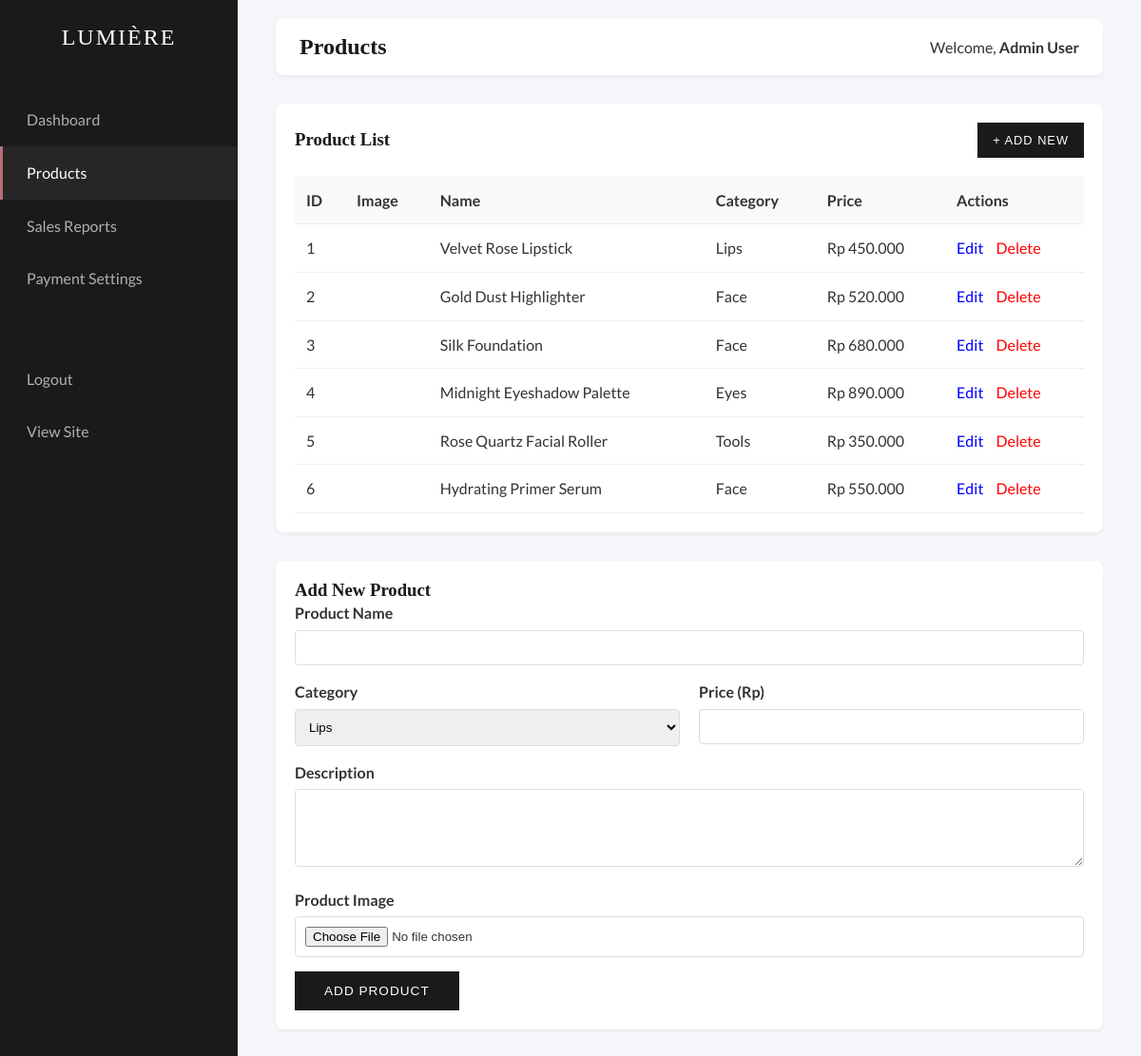
/admin/products.php (signed in), run on the app's committed database.
### tables this page shows
CREATE TABLE IF NOT EXISTS `products` (
  `id` int(11) NOT NULL AUTO_INCREMENT,
  `name` varchar(255) NOT NULL,
  `price` int(11) NOT NULL,
  `image` varchar(255) DEFAULT NULL,
  `category` varchar(50) DEFAULT NULL,
  `description` text,
  PRIMARY KEY (`id`)
);

### config/data.php (called while the page is built, shortened)
<?php
$host = 'localhost';
$dbname = 'lumiere_makeup';
$username = 'root';
$password = '';
try {
    $pdo = new PDO("mysql:host=$host;dbname=$dbname", $username, $password);
    $pdo->setAttribute(PDO::ATTR_ERRMODE, PDO::ERRMODE_EXCEPTION);
    $pdo->setAttribute(PDO::ATTR_DEFAULT_FETCH_MODE, PDO::FETCH_ASSOC);
} catch (PDOException $e) {
    die("Connection failed: " . $e->getMessage() . "<br>Please import database.sql into phpMyAdmin.");
}
function get_products() {
    global $pdo;
    $stmt = $pdo->query("SELECT * FROM products");
    return $stmt->fetchAll();
}
$products = get_products();
?>

### admin/products.php (the view, shortened to what this page needs)
<?php
include 'layout/header.php';
$edit_product = null;
?>
<div class="card">
    <div style="display:flex; justify-content:space-between; align-items:center; margin-bottom: 20px;">
        <h3>Product List</h3>
        <button onclick="document.getElementById('productForm').scrollIntoView({behavior: 'smooth'}); resetForm();" class="btn" style="padding: 10px 15px; font-size: 0.8rem;">+ Add New</button>
    </div>
    <table class="table">
        <thead>
            <tr>
                <th>ID</th>
                <th>Image</th>
                <th>Name</th>
                <th>Category</th>
                <th>Price</th>
                <th>Actions</th>
            </tr>
        </thead>
        <tbody>
            <?php foreach (get_products() as $p): ?>
            <tr>
                <td><?php echo $p['id']; ?></td>
                <td><img src="../<?php echo $p['image']; ?>" style="width: 50px; height: 50px; object-fit: cover;" onerror="this.style.display='none'"></td>
                <td><?php echo $p['name']; ?></td>
                <td><?php echo $p['category']; ?></td>
                <td>Rp <?php echo number_format($p['price'], 0, ',', '.'); ?></td>
                <td>
                    <a href="products.php?action=edit&id=<?php echo $p['id']; ?>" style="color: blue; margin-right: 10px;">Edit</a>
                    <a href="products.php?action=delete&id=<?php echo $p['id']; ?>" style="color: red;" onclick="return confirm('Are you sure?')">Delete</a>
                </td>
            </tr>
            <?php endforeach; ?>
        </tbody>
    </table>
</div>
<div class="card" id="productForm" style="margin-top: 30px;">
    <h3><?php echo $edit_product ? 'Edit Product' : 'Add New Product'; ?></h3>
    <form method="POST" enctype="multipart/form-data">
        <div class="form-group">
            <label>Product Name</label>
            <input type="text" name="name" class="form-control" required value="<?php echo $edit_product['name'] ?? ''; ?>">
        </div>
        <div style="display: flex; gap: 20px;">
            <div class="form-group" style="flex: 1;">
                <label>Category</label>
                <select name="category" class="form-control">
                    <option value="Lips" <?php echo ($edit_product['category'] ?? '') == 'Lips' ? 'selected' : ''; ?>>Lips</option>
                </select>
            </div>
            <div class="form-group" style="flex: 1;">
                <label>Price (Rp)</label>
                <input type="number" name="price" class="form-control" required value="<?php echo $edit_product['price'] ?? ''; ?>">
            </div>
        </div>
        <div class="form-group">
            <label>Description</label>
            <textarea name="description" class="form-control" rows="4"><?php echo $edit_product['description'] ?? ''; ?></textarea>
        </div>
        <div class="form-group">
            <label>Product Image</label>
            <input type="file" name="image" class="form-control" accept="image/*">
        </div>
        <button type="submit" class="btn"><?php echo $edit_product ? 'Update Product' : 'Add Product'; ?></button>
    </form>
</div>
<?php include 'layout/footer.php'; ?>

### assets/css/variables.css (style rules this page uses)
:root { --color-primary: #D4AF37; --color-primary-light: #F4E5BE; --color-secondary: #B76E79; --color-dark: #1A1A1A; --color-text: #333333; --color-text-light: #777777; --color-light: #F9F9F9; --color-white: #FFFFFF; --color-border: #E5E5E5; --font-heading: 'Playfair Display', serif; --font-body: 'Lato', sans-serif; --spacing-xs: 0.5rem; --spacing-sm: 1rem; --spacing-md: 2rem; --spacing-lg: 4rem; --spacing-xl: 8rem; --shadow-sm: 0 2px 4px rgba(0, 0, 0, 0.05); --shadow-md: 0 4px 12px rgba(0, 0, 0, 0.08); --shadow-lg: 0 10px 25px rgba(0, 0, 0, 0.1); --transition-fast: 0.2s ease; --transition-base: 0.3s ease; --transition-smooth: 0.5s cubic-bezier(0.4, 0, 0.2, 1); }
*, *::before, *::after { box-sizing: border-box; margin: 0; padding: 0; }
body { font-family: var(--font-body); background-color: var(--color-white); color: var(--color-text); line-height: 1.6; overflow-x: hidden; }
h1, h2, h3, h4, h5, h6 { font-family: var(--font-heading); color: var(--color-dark); font-weight: 700; line-height: 1.2; }
a { text-decoration: none; color: inherit; transition: var(--transition-fast); }
.btn { display: inline-block; padding: 12px 30px; background-color: var(--color-dark); color: var(--color-white); text-transform: uppercase; letter-spacing: 1px; font-size: 0.85rem; border: 1px solid var(--color-dark); cursor: pointer; transition: var(--transition-base); }

### admin/layout/header.php (style rules this page uses)
body { display: flex; min-height: 100vh; background-color: #f4f6f9; }
.card { background: #fff; padding: 20px; border-radius: 8px; box-shadow: var(--shadow-sm); margin-bottom: 20px; }
.table { width: 100%; border-collapse: collapse; margin-top: 10px; }
.table th, .table td { padding: 12px; text-align: left; border-bottom: 1px solid #eee; }
.table th { background-color: #f8f9fa; font-weight: 600; }
.form-group { margin-bottom: 15px; }
.form-group label { display: block; margin-bottom: 5px; font-weight: 600; }
.form-control { width: 100%; padding: 10px; border: 1px solid #ddd; border-radius: 4px; }

### data on the page
products: id "1", name "Velvet Rose Lipstick", category "Lips", price "450.000"
products: id "2", name "Gold Dust Highlighter", category "Face", price "520.000"
products: id "3", name "Silk Foundation", category "Face", price "680.000"
products: id "4", name "Midnight Eyeshadow Palette", category "Eyes", price "890.000"
products: id "5", name "Rose Quartz Facial Roller", category "Tools", price "350.000"
products: id "6", name "Hydrating Primer Serum", category "Face", price "550.000"

### other printed values
$site_name "LUMIÈRE"
$page_title "Products"
$_SESSION['user_name'] "Admin User"
